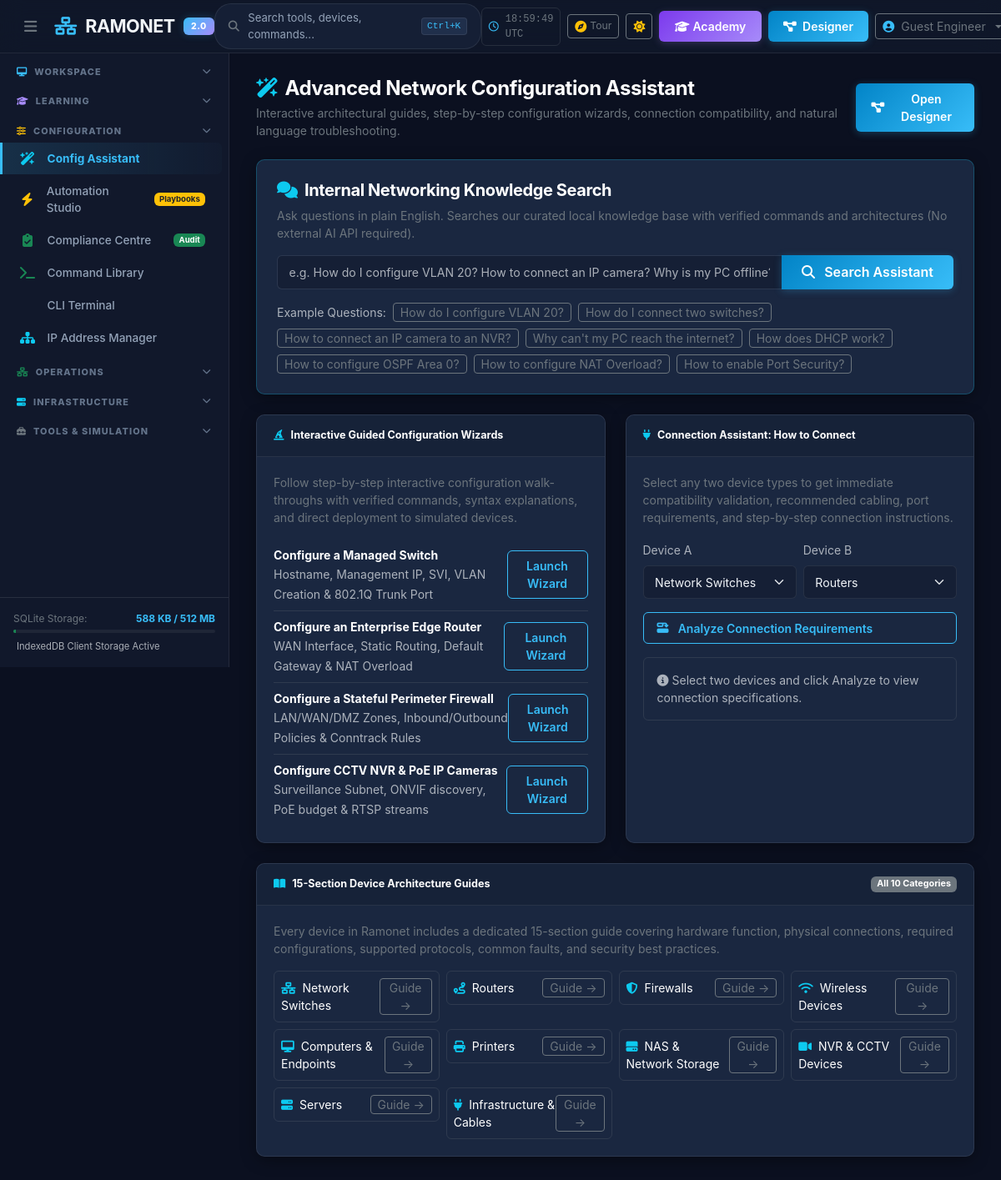
The page /configuration/assistant/ on the database its author committed.
### devices/models.py (models this page shows, shortened)
class DeviceCategory(models.Model):
    name = models.CharField(max_length=64, unique=True)
    slug = models.SlugField(max_length=64, unique=True)
    icon = models.CharField(max_length=64, default='fa-network-wired')
    description = models.TextField(blank=True, default='')
    display_order = models.PositiveIntegerField(default=0)
    class Meta:
        verbose_name_plural = 'Device Categories'
        ordering = ['display_order', 'name']

### configuration/views.py (the view)
# urls.py: path('assistant/', views.assistant_view, name='assistant'),
def assistant_view(request):
    categories = DeviceCategory.objects.prefetch_related('devices').all()
    connection_rules = ConnectionRule.objects.all()
    featured_commands = CommandEntry.objects.filter(platform='cisco_ios')[:6]
    context = {
        'categories': categories,
        'connection_rules': connection_rules,
        'featured_commands': featured_commands,
        'page_title': 'Configuration Assistant',
    }
    return render(request, 'configuration/assistant.html', context)

### accounts/context_processors.py (called while the page is built)
def ramonet_context(request):
    db_size_kb = 0
    db_path = settings.DATABASES['default']['NAME']
    if os.path.exists(db_path):
        db_size_kb = round(os.path.getsize(db_path) / 1024, 1)
    return {
        'APP_NAME': 'Ramonet',
        'APP_VERSION': '2.0.0',
        'APP_SUBTITLE': 'Enterprise Network Simulator & Learning Platform',
        'DB_SIZE_KB': db_size_kb,
        'PYTHONANYWHERE_STORAGE_LIMIT_MB': 512,
        'USER_PREFERENCES': {
            'theme': 'dark-navy',
            'sidebar_collapsed': False,
        }
    }

### templates/configuration/assistant.html (shortened to what this page needs)
{% extends 'base.html' %}
{% load static %}
{% block content %}
<div class="container-fluid px-0">
    <div class="d-flex align-items-center justify-content-between mb-4">
        <div>
            <h4 class="text-white fw-bold mb-1">
                <i class="fa-solid fa-wand-magic-sparkles text-info me-2"></i>Advanced Network Configuration Assistant
            </h4>
            <p class="text-secondary small mb-0">Interactive architectural guides, step-by-step configuration wizards, connection compatibility, and natural language troubleshooting.</p>
        </div>
        <a href="{% url 'topology:designer' %}" class="btn btn-primary-blue btn-sm">
            <i class="fa-solid fa-diagram-project me-1"></i> Open Designer
        </a>
    </div>
    <div class="ramonet-card mb-4 border-info border-opacity-25">
        <div class="ramonet-card-body p-4">
            <div class="d-flex align-items-center gap-2 mb-2">
                <i class="fa-solid fa-comments text-info fa-lg"></i>
                <h5 class="text-white mb-0 fw-bold">Internal Networking Knowledge Search</h5>
            </div>
            <p class="text-secondary small mb-3">Ask questions in plain English. Searches our curated local knowledge base with verified commands and architectures (No external AI API required).</p>
            <div class="input-group mb-3">
                <input type="text" class="form-control" id="assistant-nl-input" placeholder="e.g. How do I configure VLAN 20? How to connect an IP camera? Why is my PC offline?">
                <button class="btn btn-primary-blue px-4" id="btn-assistant-search">
                    <i class="fa-solid fa-magnifying-glass me-1"></i> Search Assistant
                </button>
            </div>
            <div class="d-flex flex-wrap gap-2 align-items-center">
                <span class="text-muted small">Example Questions:</span>
                <button class="btn btn-sm btn-outline-secondary py-0 px-2 example-chip" data-q="How do I configure VLAN 20?">How do I configure VLAN 20?</button>
                <button class="btn btn-sm btn-outline-secondary py-0 px-2 example-chip" data-q="How do I connect two switches?">How do I connect two switches?</button>
                <button class="btn btn-sm btn-outline-secondary py-0 px-2 example-chip" data-q="How to connect an IP camera to an NVR?">How to connect an IP camera to an NVR?</button>
                <button class="btn btn-sm btn-outline-secondary py-0 px-2 example-chip" data-q="Why can't my PC reach the internet?">Why can't my PC reach the internet?</button>
                <button class="btn btn-sm btn-outline-secondary py-0 px-2 example-chip" data-q="How does DHCP work?">How does DHCP work?</button>
                <button class="btn btn-sm btn-outline-secondary py-0 px-2 example-chip" data-q="How to configure OSPF Area 0?">How to configure OSPF Area 0?</button>
                <button class="btn btn-sm btn-outline-secondary py-0 px-2 example-chip" data-q="How to configure NAT Overload?">How to configure NAT Overload?</button>
                <button class="btn btn-sm btn-outline-secondary py-0 px-2 example-chip" data-q="How to enable Port Security?">How to enable Port Security?</button>
            </div>
        </div>
    </div>
    <div class="row g-4 mb-4">
        <div class="col-lg-6">
            <div class="ramonet-card h-100">
                <div class="ramonet-card-header">
                    <span class="text-white fw-bold small"><i class="fa-solid fa-hat-wizard text-info me-2"></i>Interactive Guided Configuration Wizards</span>
                </div>
                <div class="ramonet-card-body">
                    <p class="text-secondary small mb-3">Follow step-by-step interactive configuration walk-throughs with verified commands, syntax explanations, and direct deployment to simulated devices.</p>
                    <div class="list-group list-group-flush bg-transparent">
                        <div class="list-group-item bg-transparent text-secondary border-secondary border-opacity-25 px-0 d-flex justify-content-between align-items-center">
                            <div>
                                <strong class="text-white d-block small">Configure a Managed Switch</strong>
                                <span class="small text-muted">Hostname, Management IP, SVI, VLAN Creation & 802.1Q Trunk Port</span>
                            </div>
                            <button class="btn btn-sm btn-outline-cyan" onclick="window.ramonetAssistant.openConfigWizard({name: 'Switch2960', category: 'switches', ip: '192.168.1.2'})">Launch Wizard</button>
                        </div>
                        <div class="list-group-item bg-transparent text-secondary border-secondary border-opacity-25 px-0 d-flex justify-content-between align-items-center">
                            <div>
                                <strong class="text-white d-block small">Configure an Enterprise Edge Router</strong>
                                <span class="small text-muted">WAN Interface, Static Routing, Default Gateway & NAT Overload</span>
                            </div>
                            <button class="btn btn-sm btn-outline-cyan" onclick="window.ramonetAssistant.openConfigWizard({name: 'EdgeRouter', category: 'routers', ip: '192.168.1.1'})">Launch Wizard</button>
                        </div>
                        <div class="list-group-item bg-transparent text-secondary border-secondary border-opacity-25 px-0 d-flex justify-content-between align-items-center">
                            <div>
                                <strong class="text-white d-block small">Configure a Stateful Perimeter Firewall</strong>
                                <span class="small text-muted">LAN/WAN/DMZ Zones, Inbound/Outbound Policies & Conntrack Rules</span>
                            </div>
                            <button class="btn btn-sm btn-outline-cyan" onclick="window.ramonetAssistant.openConfigWizard({name: 'Firewall1', category: 'firewalls', ip: '172.16.1.1'})">Launch Wizard</button>
                        </div>
                        <div class="list-group-item bg-transparent text-secondary border-secondary border-opacity-25 px-0 d-flex justify-content-between align-items-center">
                            <div>
                                <strong class="text-white d-block small">Configure CCTV NVR & PoE IP Cameras</strong>
                                <span class="small text-muted">Surveillance Subnet, ONVIF discovery, PoE budget & RTSP streams</span>
                            </div>
                            <button class="btn btn-sm btn-outline-cyan" onclick="window.ramonetAssistant.openConfigWizard({name: 'NVR-Central', category: 'cctv', ip: '192.168.10.100'})">Launch Wizard</button>
                        </div>
                    </div>
                </div>
            </div>
        </div>
        <div class="col-lg-6">
            <div class="ramonet-card h-100">
                <div class="ramonet-card-header">
                    <span class="text-white fw-bold small"><i class="fa-solid fa-plug text-info me-2"></i>Connection Assistant: How to Connect</span>
                </div>
                <div class="ramonet-card-body">
                    <p class="text-secondary small mb-3">Select any two device types to get immediate compatibility validation, recommended cabling, port requirements, and step-by-step connection instructions.</p>
                    <div class="row g-2 mb-3">
                        <div class="col-6">
                            <label class="form-label small text-muted">Device A</label>
                            <select class="form-select form-select-sm" id="connect-select-a">
                                <option value="Network Switches" selected>Network Switches</option>
                            </select>
                        </div>
                        <div class="col-6">
                            <label class="form-label small text-muted">Device B</label>
                            <select class="form-select form-select-sm" id="connect-select-b">
                                <option value="Routers" selected>Routers</option>
                            </select>
                        </div>
                    </div>
                    <button class="btn btn-outline-cyan btn-sm w-100 mb-3" id="btn-run-how-to-connect">
                        <i class="fa-solid fa-diagram-successor me-1"></i> Analyze Connection Requirements
                    </button>
                    <div id="quick-connect-result" class="p-3 bg-sidebar rounded border border-secondary border-opacity-25 small text-secondary">
                        <div class="text-muted"><i class="fa-solid fa-info-circle me-1"></i>Select two devices and click Analyze to view connection specifications.</div>
                    </div>
                </div>
            </div>
        </div>
    </div>
    <div class="ramonet-card">
        <div class="ramonet-card-header d-flex justify-content-between align-items-center">
            <span class="text-white fw-bold small"><i class="fa-solid fa-book-open text-info me-2"></i>15-Section Device Architecture Guides</span>
            <span class="badge bg-secondary">All 10 Categories</span>
        </div>
        <div class="ramonet-card-body">
            <p class="text-secondary small mb-3">Every device in Ramonet includes a dedicated 15-section guide covering hardware function, physical connections, required configurations, supported protocols, common faults, and security best practices.</p>
            <div class="row g-2">
                {% for cat in categories %}
                <div class="col-md-3 col-sm-6">
                    <div class="p-2 bg-sidebar rounded border border-secondary border-opacity-25 d-flex align-items-center justify-content-between">
                        <span class="text-white small"><i class="fa-solid {{ cat.icon }} text-info me-2"></i>{{ cat.name }}</span>
                        <button class="btn btn-sm btn-outline-secondary py-0 px-2" onclick="window.ramonetAssistant.showDeviceGuide('{{ cat.slug }}')">
                            Guide →
                        </button>
                    </div>
                </div>
                {% endfor %}
            </div>
        </div>
    </div>
</div>
{% endblock %}

### static/css/ramonet-theme.css (style rules this page uses)
:root, [data-bs-theme="dark"] { --bg-main: #0B1020; --bg-sidebar: #11182B; --bg-secondary: #151F35; --bg-card: #1A2740; --bg-surface-elevated: #202F4B; --primary-accent: #38BDF8; --primary-accent-rgb: 56, 189, 248; --primary-accent-hover: #0284C7; --primary-glow: rgba(56, 189, 248, 0.22); --secondary-accent: #A78BFA; --secondary-accent-rgb: 167, 139, 250; --secondary-glow: rgba(167, 139, 250, 0.22); --success: #34D399; --success-rgb: 52, 211, 153; --success-glow: rgba(52, 211, 153, 0.22); --warning: #FBBF24; --warning-rgb: 251, 191, 36; --warning-glow: rgba(251, 191, 36, 0.22); --error: #FB7185; --danger: #FB7185; --error-rgb: 251, 113, 133; --error-glow: rgba(251, 113, 133, 0.22); --text-main: #F1F5F9; --text-primary: #F1F5F9; --text-secondary: #94A3B8; --text-muted: #64748B; --border-color: rgba(255, 255, 255, 0.08); --border-subtle: rgba(56, 189, 248, 0.12); --border-accent: rgba(56, 189, 248, 0.28); --card-shadow: 0 4px 20px -2px rgba(0, 0, 0, 0.45); --card-shadow-hover: 0 10px 28px -4px rgba(0, 0, 0, 0.6), 0 0 16px var(--primary-glow); --sidebar-width: 275px; --sidebar-collapsed-width: 74px; --header-height: 64px; --font-sans: 'Inter', -apple-system, BlinkMacSystemFont, "Segoe UI", Roboto, "Helvetica Neue", Arial, sans-serif; --font-mono: 'JetBrains Mono', 'Fira Code', Menlo, Monaco, Consolas, "Courier New", monospace; --radius-sm: 6px; --radius-md: 10px; --radius-lg: 14px; }
*, *::before, *::after { box-sizing: border-box; }
body { background-color: var(--bg-main); color: var(--text-main); font-family: var(--font-sans); margin: 0; padding: 0; overflow-x: hidden; line-height: 1.5; -webkit-font-smoothing: antialiased; }
h1, h2, h3, h4, h5, h6 { color: var(--text-main); font-weight: 700; letter-spacing: -0.02em; }
.ramonet-card { background: var(--bg-card); border: 1px solid var(--border-color); border-radius: var(--radius-md); box-shadow: var(--card-shadow); transition: transform 0.2s cubic-bezier(0.16, 1, 0.3, 1), box-shadow 0.2s ease, border-color 0.2s ease; position: relative; overflow: hidden; }
.ramonet-card-header { background: rgba(21, 31, 53, 0.65); border-bottom: 1px solid var(--border-color); padding: 0.95rem 1.25rem; font-weight: 700; font-size: 0.9rem; display: flex; align-items: center; justify-content: space-between; }
.ramonet-card-body { padding: 1.25rem; }
.btn-primary-blue { background: linear-gradient(135deg, #0284C7, #38BDF8); color: #FFFFFF !important; border: none; font-weight: 600; padding: 0.5rem 1.15rem; border-radius: var(--radius-sm); box-shadow: 0 2px 10px rgba(56, 189, 248, 0.25); transition: all 0.2s cubic-bezier(0.16, 1, 0.3, 1); display: inline-flex; align-items: center; gap: 0.45rem; }
.btn-outline-cyan { border: 1px solid var(--primary-accent); color: var(--primary-accent) !important; background: transparent; font-weight: 600; padding: 0.45rem 1rem; border-radius: var(--radius-sm); transition: all 0.2s ease; display: inline-flex; align-items: center; gap: 0.45rem; }
.form-control, .form-select { background-color: var(--bg-secondary); border: 1px solid var(--border-color); color: var(--text-main); border-radius: var(--radius-sm); padding: 0.55rem 0.85rem; font-size: 0.88rem; transition: border-color 0.15s ease, box-shadow 0.15s ease; }

### rows shown on the page
DeviceCategory: name "Network Switches"
DeviceCategory: name "Routers"
DeviceCategory: name "Firewalls"
DeviceCategory: name "Wireless Devices"
DeviceCategory: name "Computers & Endpoints"
DeviceCategory: name "Printers"
DeviceCategory: name "NAS & Network Storage"
DeviceCategory: name "NVR & CCTV Devices"
DeviceCategory: name "Servers"
DeviceCategory: name "Infrastructure & Cables"

### other values the page prints
{{ request.user.username|default:"Guest Engineer" }} "Guest Engineer"
